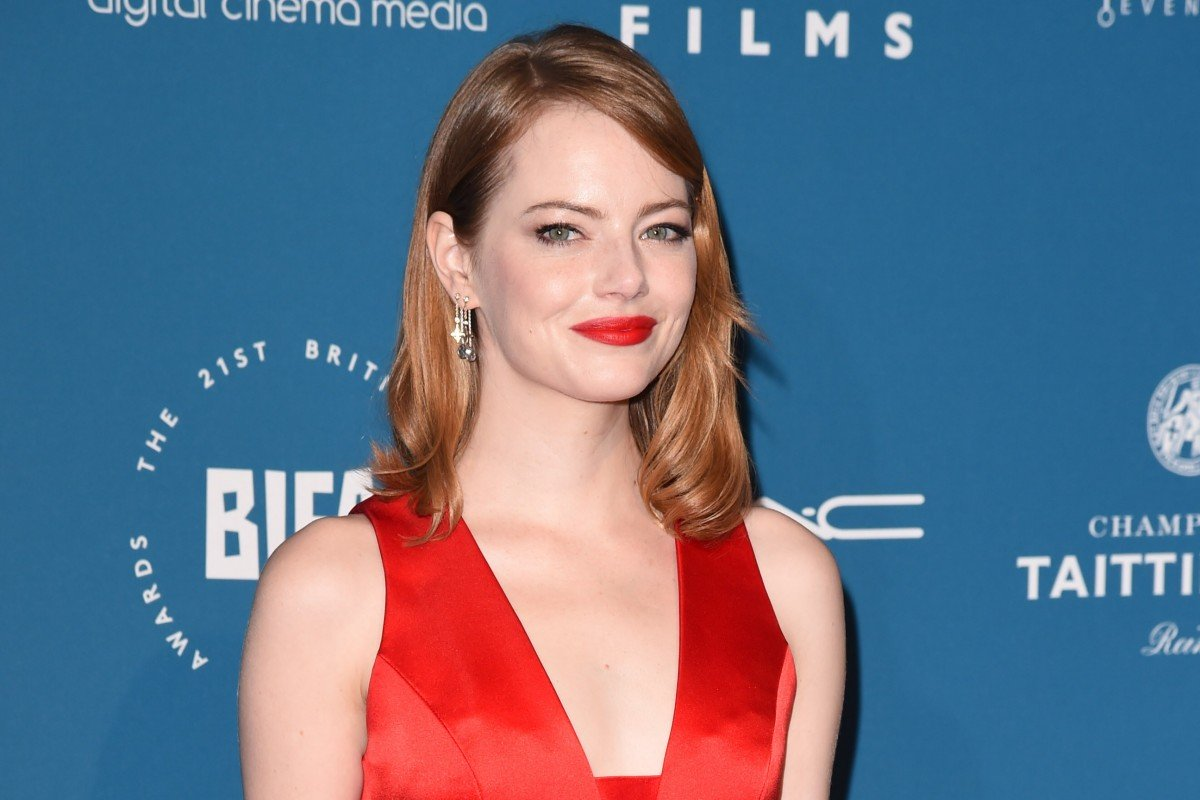
#> input picture examples/3cb43572-e9a6-11e9-9e8e-4022fb9638c4_image_hires_024822.jpg, 1200 x 800 px, given in place of elip.jpg, which was not available
$ jupyter execute --allow-errors video_facial_landmarks.ipynb   (shell and % lines are left out)   (older library calls are emulated)
#> lines starting #> are read from the running program, lines starting #| are printed output that depends on the picture; pictures that were not available may be replaced by others from this repository, and a replacement may not be noted
[cell 1]
import cv2
import numpy as np
import dlib
import commonfunctions as cf # this a custom module found the commonfunctions.py
import skimage.io as io
import matplotlib.pyplot as plt
import numpy as np
from skimage.draw import polygon
from skimage.color import rgb2gray,rgb2lab
from scipy import fftpack
from scipy.signal import convolve2d
from skimage.util import random_noise
from skimage.exposure import rescale_intensity
from skimage.morphology import binary_erosion
from skimage.morphology import disk,square,rectangle
from skimage.transform import PiecewiseAffineTransform
from skimage.transform import warp
import skimage
from scipy.sparse import spdiags
from scipy.sparse.linalg import spsolve
# Show the matlpotlib figures inside the notebook

[cell 2]
cap = cv2.VideoCapture(0)

#> (the rest of this cell did not finish here and is left out)

[cell 3]
# face_cascade = cv2.CascadeClassifier('C:\\Users\\bia3\\Anaconda3\\Lib\\site-packages\\cv2\\data\\haarcascade_frontalface_default.xml')

# img = cv2.imread('70289503_2447351508705408_6307667250979536896_o.jpg')
# gray = cv2.cvtColor(img, cv2.COLOR_BGR2GRAY)

[cell 4]
# [18 lines of commented-out code are left out]

[cell 5]
# [74 lines of commented-out code are left out]

#> (a cell that did not finish here is left out)

#> (a cell that did not finish here is left out)

[cell 8]
imgr = cv2.imread('elip.jpg', 1)
#> imgr is the input picture: shape (800, 1200, 3); mean B, G, R 135.2, 113.2, 100.6
imgt = cv2.imread('bastf.jpg', 1)
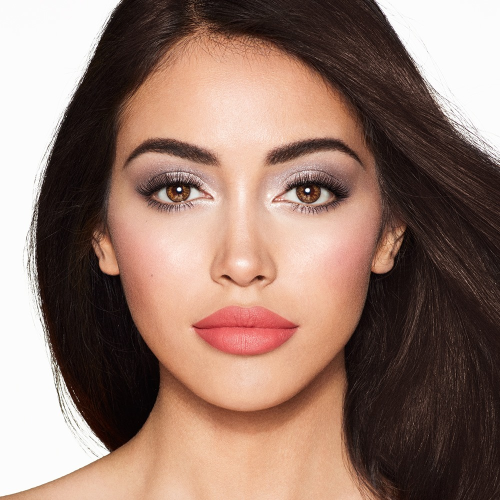
#> input picture examples/80811699_418066922406466_6994441794444328960_n.jpg, 1000 x 1000 px, given in place of bastf.jpg, which was not available (shown at 1/2 size)
#> imgt is the input picture: shape (1000, 1000, 3); mean B, G, R 109.1, 121.1, 149.1

imager = rgb2lab(imgr)
#> imager: shape (800, 1200, 3) float64; mean of channels 0, 1, 2 50.5, 12.7, 11.8
imaget = rgb2lab(imgt)
#> imaget: shape (1000, 1000, 3) float64; mean of channels 0, 1, 2 48.6, 3, -16.4

def wlsfilter_layer(image_orig, beta=0.2 ,lambda_=0.2):

#> called with beta = 0.2, lambda_ = 0.2
    image = image_orig.astype(np.float)/255.0
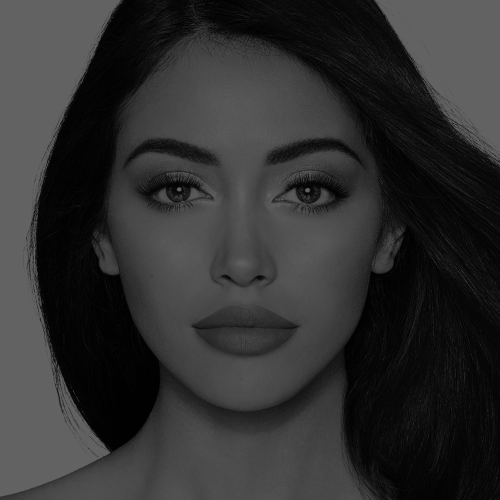
#> image: shape (1000, 1000) float64 (shown at 1/2 size); min 7.76e-05, max 0.392, mean 0.19
    image1 = image.flatten(1)
    s = image.shape
    k = s[0]*s[1]

    dy = np.diff(image, 1, 0)
    dx = np.diff(image, 1, 1)

    dy = -beta*lambda_ / ((np.absolute(dy) ** 1.2 + 0.0001))
    dx = -beta*lambda_ / ((np.absolute(dx) ** 1.2 + 0.0001))


    dy = np.vstack((dy, np.zeros(s[1], )))
    dx = np.hstack((dx, np.zeros(s[0], )[:, np.newaxis]))

    dy = dy.flatten(1)
    dx = dx.flatten(1)

    d = 1 - (dx + np.roll(dx, s[0]) + dy + np.roll(dy, 1))

    a = spdiags(np.vstack((dx, dy)), [-s[0], -1], k, k)
    a = a + a.T + spdiags(d, 0, k, k)

    temp = spsolve(a, image1).reshape(s[::-1])

    base = np.rollaxis(temp,1)
    detail = image - base
    return (base), (detail)


#> (the rest of this cell did not finish here and is left out)

[cell 9]
# [7 lines left out: function PointInsideTriangle2, not called in this run]

[cell 10]
# [26 lines left out: function cpartition, not called in this run]

[cell 11]
img = io.imread('bastf.jpg', 1)
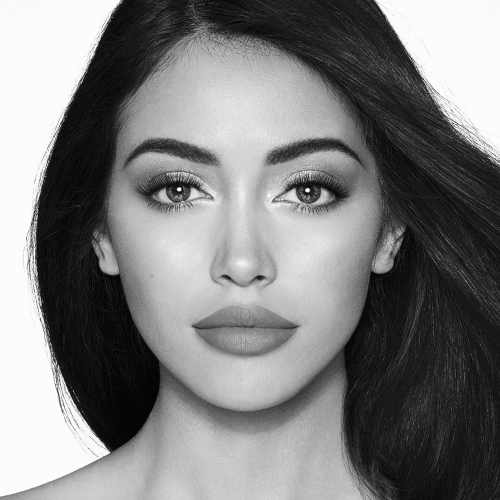
#> img: shape (1000, 1000) float64 (shown at 1/2 size); min 0.000833, max 1, mean 0.495
#> (the rest of this cell did not finish here and is left out)

[cell 12]
# [15 lines left out: function shading_transfer, not called in this run]

#> (a cell that did not finish here is left out)

#> (a cell that did not finish here is left out)

[cell 15]
def prepare_mask(mask):
    result=mask
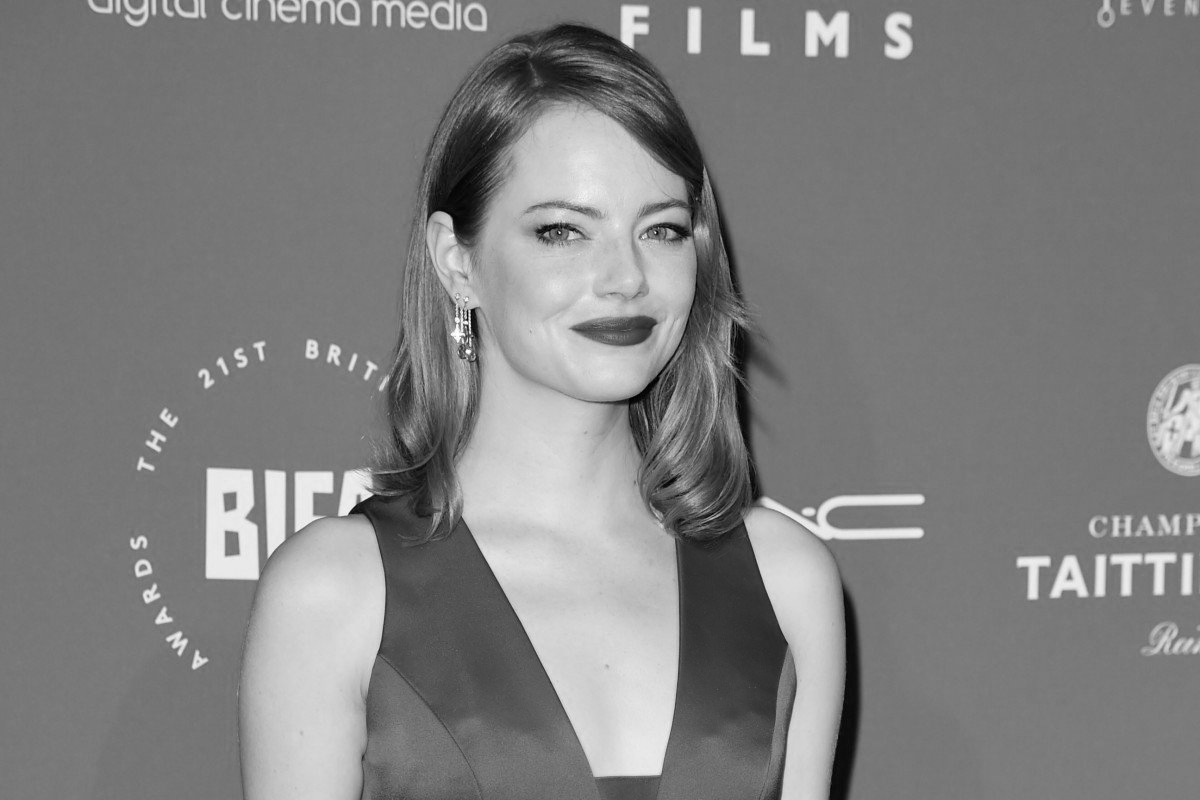
#> result: shape (800, 1200) float64; min 0.456, max 99.64, mean 50.5; drawn with min black and max white
    for i in range(mask.shape[0]):
        for j in range(mask.shape[1]):
            if mask[i][j] != 0:
                result[i][j] = 1
#> result: shape (800, 1200) float64; every value is 1
    mask = result
    return mask

[cell 16]
imgwer = cv2.imread('T.jpg', 1)
imgwet = cv2.imread('R.jpg', 1)

imager = rgb2lab(imgr)
imaget = rgb2lab(imgt)

mask = prepare_mask(imager[:,:,0])

cv2.imshow('img',mask)
cv2.waitKey(0)
cv2.destroyAllWindows()

[cell 17]
# [67 lines left out: function blend, not called in this run]

[cell 18]
import menpo.shape as shape
import menpo.image as im

re= cv2.imread('70289503_2447351508705408_6307667250979536896_o.jpg');
ro = cv2.imread('uptown-girl-model-2.jpg', 1)
dst=[[],[]]

#> (the rest of this cell did not finish here and is left out)

[cell 19]
re= cv2.imread('70289503_2447351508705408_6307667250979536896_o.jpg');
ro = cv2.imread('Angelina-Jolie.jpg.webp', 1)
dst=[[],[]]

#> (the rest of this cell did not finish here and is left out)

[cell 20]
import matplotlib as mpl
import matplotlib.pyplot as plt
from PIL import Image
import morphops as mops
import thinplate as tps


# [17 lines left out: functions show_warped, warp_image_cv, not called in this run]

#> (the rest of this cell did not finish here and is left out)

[cell 21]
import numpy as np
import warnings
import matplotlib.pylab as pyp
import math
from PIL import Image


"""
    Anisotropic diffusion.

    Cian Conway - 10126767
    Patrick Stapleton - 10122834
    Ivan McCaffrey - 10098119

"""


#> (the rest of this cell did not finish here and is left out)

[cell 22]
selem = rectangle(4,5)
#> selem = [[1, 1, 1, 1, 1], [1, 1, 1, 1, 1], [1, 1, 1, 1, 1], [1, 1, 1, 1, 1]]
#> (the rest of this cell did not finish here and is left out)
